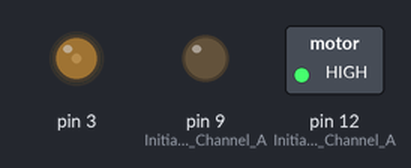
Bench run of a sketch on a simulated Arduino Uno, built with avr-gcc and run on an emulated ATmega328P. Parts: switched loads named in the sketch (green lamp = pin HIGH), output pins drawn as LEDs (lit = HIGH).

Above: at 0.1 s.
Timing chart, 0 to 1.6 s (numbered marks = the images above):
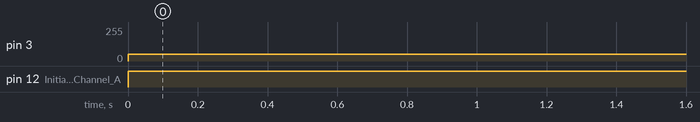

The sketch:

TestingMotor.ino
```cpp
void setup() {

  //Setup Channel A
  pinMode(12, OUTPUT); //Initiates Motor Channel A pin
  pinMode(9, OUTPUT); //Initiates Brake Channel A pin

}

void loop(){

  //forward @ full speed
  digitalWrite(12, HIGH); //Establishes forward direction of Channel A
  digitalWrite(9, LOW);   //Disengage the Brake for Channel A
  analogWrite(3, 50);   //Spins the motor on Channel A at full speed


}
```

Measured:
- by itself, pin 3: 0/255 → 50/255 at 0.00 s
- by itself, pin 12 (Initiates_Motor_Channel_A): LOW → HIGH at 0.00 s
